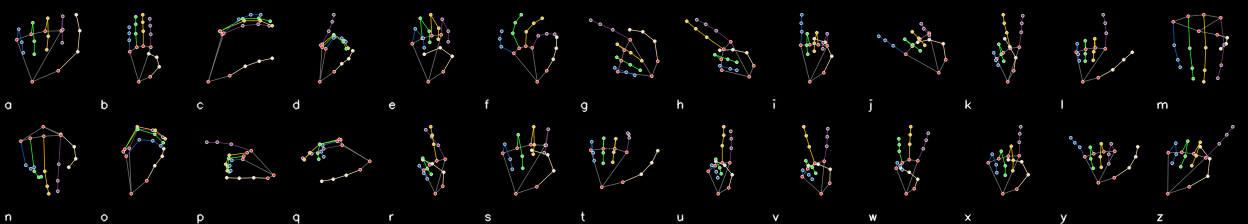
#> input picture docs/render-check.png, 1248 x 224 px
$ python build_reference.py
#> lines starting #> are read from the running program, lines starting #| are printed output that depends on the picture; after the words box and inside, x2 and y2 are one past the last pixel; in counts of white or black regions, pixels touching at a corner belong together
"""Build the ASL alphabet reference sheet the translator's Reference button opens.

Primary path renders one sample per letter fresh through `preprocessing.render_skeleton`
-- the same function the model and the live translator use -- so the reference always
shows exactly what a correct sign looks like to the network, not a stock photo of one.
Needs `landmarks.npz` (see `prepare_dataset.py`), so it only runs on a machine that has
the training data.

Fallback path works with nothing but what's already in the repo: it slices the 26 tiles
out of `docs/render-check.png` (already checked in, generated by `check_render.py`) and
enlarges them. Lower resolution -- those tiles were rendered at 96px -- but it means the
Reference button has something to show even on a machine that never ran the pipeline.

    python build_reference.py                    # landmarks.npz if present, else fallback
    python build_reference.py --from-sheet        # force the fallback path
"""

import argparse
import os

import cv2
import numpy as np

import preprocessing as pp

TILE = 220
COLUMNS = 7
TITLE_H = 50


def from_landmarks(landmarks_path, tile):
    data = np.load(landmarks_path, allow_pickle=False)
    class_names = [str(c) for c in data["class_names"]]
    points = data["points"].astype(np.float32)
    labels = data["labels"].astype(int)

    images = []
    for i in range(len(class_names)):
        matches = np.where(labels == i)[0]
        if len(matches) == 0:
            images.append(np.zeros((tile, tile, 3), dtype=np.uint8))
            continue
        # The middle of the group rather than the first sample, so a run of near-duplicate
        # frames at the start of one class doesn't decide what "the" reference pose is.
        chosen = matches[len(matches) // 2]
        rendered = pp.render_skeleton(points[chosen], size=tile)
        images.append(cv2.cvtColor(rendered, cv2.COLOR_RGB2BGR))
    return class_names, images


def from_existing_sheet(sheet_path, tile):
    """Slice tiles out of check_render.py's default output and enlarge them.

    Hardcodes that script's default geometry (tile=96, columns=13, label_height=16)
    rather than reading it back out of the image, since nothing about a PNG says how it
    was tiled. If check_render.py's defaults ever change, regenerate render-check.png
    first and this will silently slice the wrong regions -- there is no way to detect
    that from the file alone, so this is a real fragility, not a hypothetical one.
    """
    sheet = cv2.imread(sheet_path, cv2.IMREAD_COLOR)
    if sheet is None:
        raise SystemExit(f"Error: could not read '{sheet_path}'.")

    src_tile, src_cols, label_h = 96, 13, 16
    cell = src_tile + label_h
    class_names = [chr(c) for c in range(ord("a"), ord("z") + 1)]

    expected_h, expected_w = 2 * cell, src_cols * src_tile
    if sheet.shape[:2] != (expected_h, expected_w):
        raise SystemExit(
            f"Error: '{sheet_path}' is {sheet.shape[1]}x{sheet.shape[0]}, expected "
            f"{expected_w}x{expected_h}. It was probably regenerated with different "
            "--tile/--columns; update the constants above to match, or run with "
            "--landmarks once landmarks.npz is available."
        )

    images = []
    for i in range(len(class_names)):
        r, c = divmod(i, src_cols)
        y, x = r * cell, c * src_tile
        crop = sheet[y:y + src_tile, x:x + src_tile]
        images.append(cv2.resize(crop, (tile, tile), interpolation=cv2.INTER_NEAREST))
    return class_names, images


def compose(class_names, images, tile, columns):
    label_h = 34
    cell = tile + label_h
    rows = (len(images) + columns - 1) // columns
    width, height = columns * tile, TITLE_H + rows * cell

    sheet = np.zeros((height, width, 3), dtype=np.uint8)
    cv2.putText(sheet, "ASL Alphabet Reference", (14, 34),
                cv2.FONT_HERSHEY_SIMPLEX, 0.85, (255, 255, 255), 2, cv2.LINE_AA)

    for i, (image, name) in enumerate(zip(images, class_names)):
        r, c = divmod(i, columns)
        y, x = TITLE_H + r * cell, c * tile
        sheet[y:y + tile, x:x + tile] = image
        cv2.rectangle(sheet, (x, y), (x + tile - 1, y + tile - 1), (60, 60, 60), 1)

        label = name.upper()
        (tw, th), _ = cv2.getTextSize(label, cv2.FONT_HERSHEY_SIMPLEX, 0.7, 2)
        cv2.putText(sheet, label, (x + (tile - tw) // 2, y + tile + th + 8),
                    cv2.FONT_HERSHEY_SIMPLEX, 0.7, (255, 255, 255), 2, cv2.LINE_AA)

    return sheet


def main():
    parser = argparse.ArgumentParser(description=__doc__, formatter_class=argparse.RawDescriptionHelpFormatter)
    parser.add_argument("--landmarks", default="landmarks.npz")
    parser.add_argument("--sheet", default="docs/render-check.png")
    parser.add_argument("--out", default="docs/asl-alphabet-reference.png")
    parser.add_argument("--tile", type=int, default=TILE)
    parser.add_argument("--columns", type=int, default=COLUMNS)
    parser.add_argument("--from-sheet", action="store_true", help="Skip landmarks.npz even if present")
    args = parser.parse_args()

    if not args.from_sheet and os.path.exists(args.landmarks):
        print(f"Rendering fresh from {args.landmarks}...")
        class_names, images = from_landmarks(args.landmarks, args.tile)
    else:
        if not os.path.exists(args.sheet):
            raise SystemExit(
                f"Error: neither '{args.landmarks}' nor '{args.sheet}' exists. "
                "Run prepare_dataset.py, or check_render.py, first."
            )
        print(f"No landmarks.npz -- building from {args.sheet} instead (lower resolution).")
        class_names, images = from_existing_sheet(args.sheet, args.tile)
#> in from_existing_sheet, sheet is the input picture: shape (224, 1248, 3); mean B, G, R 5.4, 6.2, 6.4
#> the loop in from_existing_sheet, `for i in range(len(class_names)):` made 26 passes
#> pass 1, in from_existing_sheet, `crop = sheet[y:y + src_tile, x:x + src_tile]`:
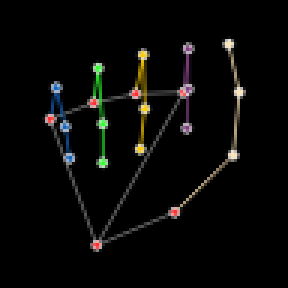
#> crop: shape (96, 96, 3) (shown 3 times larger); mean B, G, R 6.8, 8.1, 8.1
#> pass 2, in from_existing_sheet, `crop = sheet[y:y + src_tile, x:x + src_tile]`:
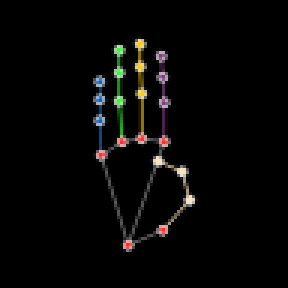
#> crop: shape (96, 96, 3) (shown 3 times larger); mean B, G, R 5.5, 6.4, 6.5
#> pass 3, in from_existing_sheet, `crop = sheet[y:y + src_tile, x:x + src_tile]`:
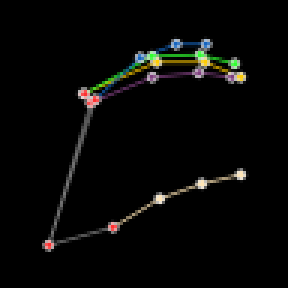
#> crop: shape (96, 96, 3) (shown 3 times larger); mean B, G, R 6, 7.3, 7.2
#> after the loop in from_existing_sheet, `for i in range(len(class_names)):`:
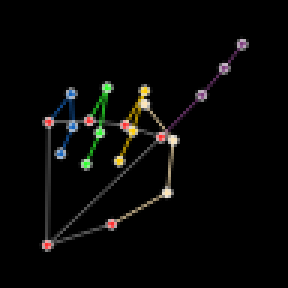
#> crop: shape (96, 96, 3) (shown 3 times larger); mean B, G, R 6.4, 7.5, 7.6
#> after the loop in from_existing_sheet, `for i in range(len(class_names)):`: images = 26 items
#> class_names = 26 items, first 6: 'a', 'b', 'c', 'd', 'e', 'f'; images = 26 items

    sheet = compose(class_names, images, args.tile, args.columns)
#> in compose, `rows = (len(images) + columns - 1) // columns`: rows = 4
#> in compose, `width, height = columns * tile, TITLE_H + rows * cell`: width = 1540; height = 1066
#> in compose, `cv2.putText(sheet, "ASL Alphabet Reference", (14, 34), cv2.FONT_HERSHE..`:
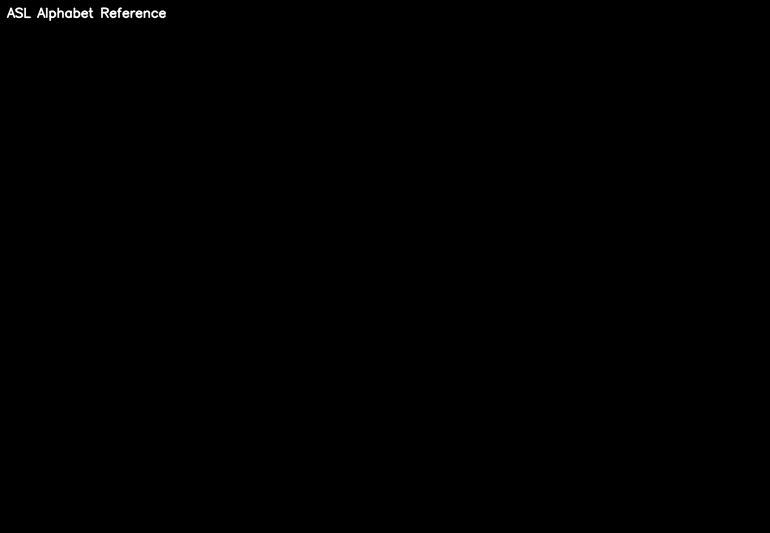
#> sheet: shape (1066, 1540, 3) (shown at 1/2 size); min 0, max 255, mean 0.4
#> the loop in compose, `for i, (image, name) in enumerate(zip(images, class_names)):` made 26 passes
#> (name, r, c, y, x, label, tw) on passes 1 to 12: ('a', 0, 0, 50, 0, 'A', 15), ('b', 0, 1, 50, 220, 'B', 17), ('c', 0, 2, 50, 440, 'C', 17), ('d', 0, 3, 50, 660, 'D', 17), ('e', 0, 4, 50, 880, 'E', 15), ('f', 0, 5, 50, 1100, 'F', 15), ('g', 0, 6, 50, 1320, 'G', 17), ('h', 1, 0, 304, 0, 'H', 17), ('i', 1, 1, 304, 220, 'I', 8), ('j', 1, 2, 304, 440, 'J', 13), ('k', 1, 3, 304, 660, 'K', 17), ('l', 1, 4, 304, 880, 'L', 14)
#> after the loop in compose, `for i, (image, name) in enumerate(zip(images, class_names)):`:
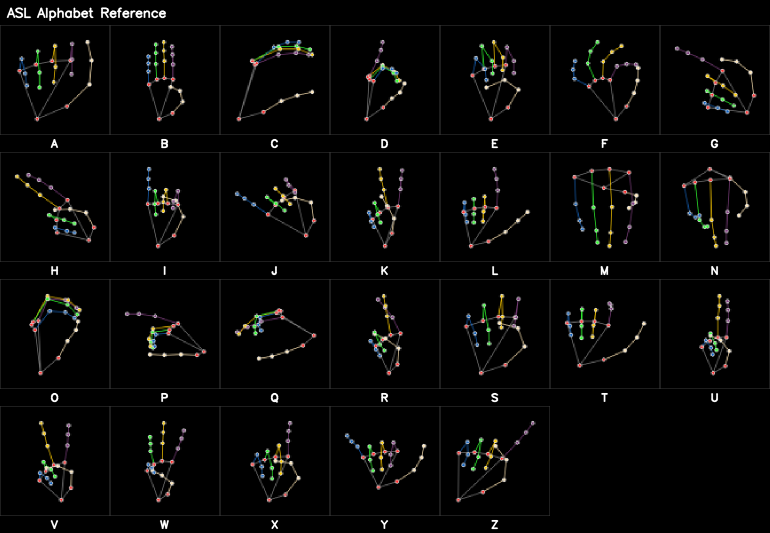
#> sheet: shape (1066, 1540, 3) (shown at 1/2 size); 7.8% of pixels changed, all inside (x1, y1, x2, y2) = (0, 50, 1540, 1059); drawn as B, G, R
    os.makedirs(os.path.dirname(args.out) or ".", exist_ok=True)
    cv2.imwrite(args.out, sheet)
    print(f"Saved {args.out}  ({sheet.shape[1]}x{sheet.shape[0]}, {len(class_names)} letters)")
#| Saved docs/asl-alphabet-reference.png  (1540x1066, 26 letters)


if __name__ == "__main__":
    main()
